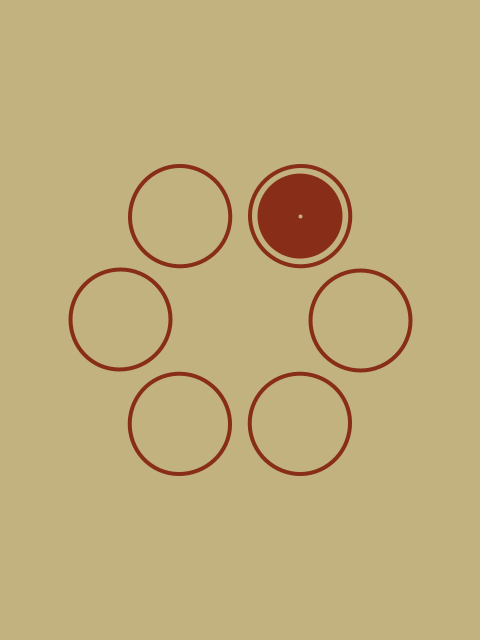
Frame 1 (no input)
Frame 2 (the mouse pressed at the canvas centre, redrawn once): identical to frame 1, image omitted

The Processing sketch that drew this single still picture (run headless with seeded random() and noise(); the mouse was pressed at the canvas centre and the sketch redrawn once):

// Processing sketch: the_deer_hunter
// ── the_deer_hunter.pde
// Manuale di Programmazione Cinematografica
// Daniele Olmisani, 2015

// The Deer Hunter


final color PAPER = color(194, 178, 128);
final color INK = color(136, 45, 23);


void setup() {
  size(480, 640);
  noLoop();
}


void draw() {
  
  translate(width/2.0, height/2.0);
    
  background(PAPER);
  
  noFill();
  stroke(INK);
  strokeWeight(4.0);
  
  ellipseMode(CENTER);
  
  for (int i=0; i<6; i++) {
    ellipse(120, 0, 100, 100);
    rotate(TWO_PI/6);
  }
  
  rotate(-TWO_PI/6);
  
  noStroke();
  fill(INK);
  ellipse(120, 0, 85, 85);
  
  stroke(PAPER);
  point(120, 0);
  
  save("the-deer-hunter.png");
}
